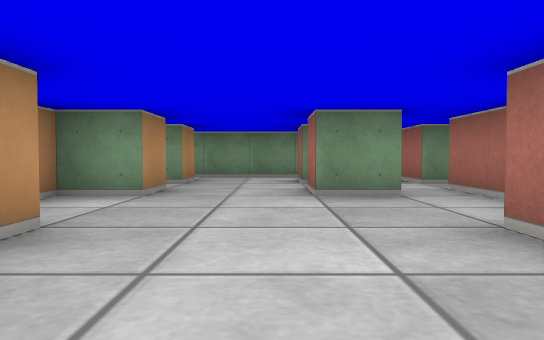
[1] (above)

18 first-person views from a walk through a cub3D level. The camera is about half as high as the walls, tilts 2° down and sees 70° across. The floor is counted in squares. Each view is taken from the middle of a square. On the plan, view 1 faces up. The plan holds only what a view shows up to about 9 squares ahead; the rest is blank.

[2]
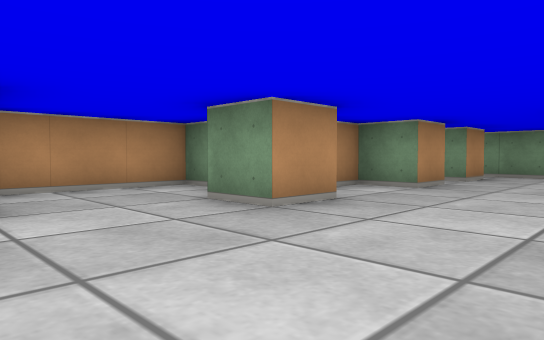

[3]
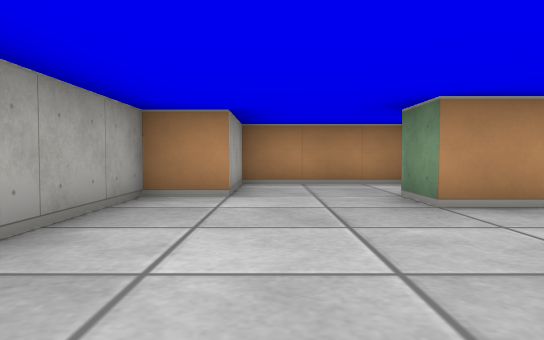

[4]
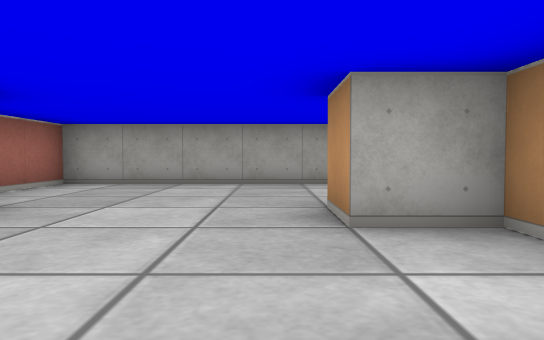

[5]
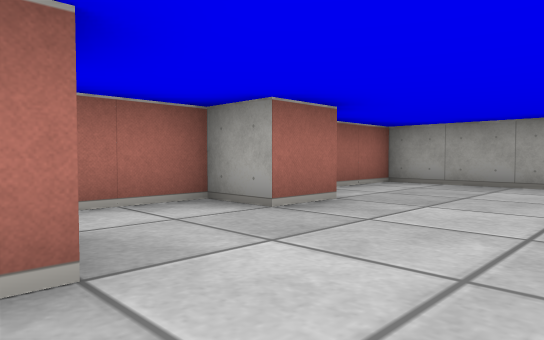

[6]
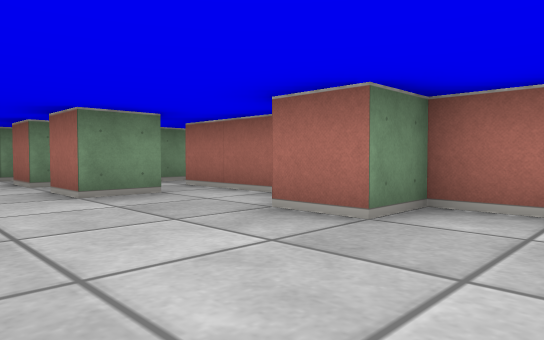

[7]
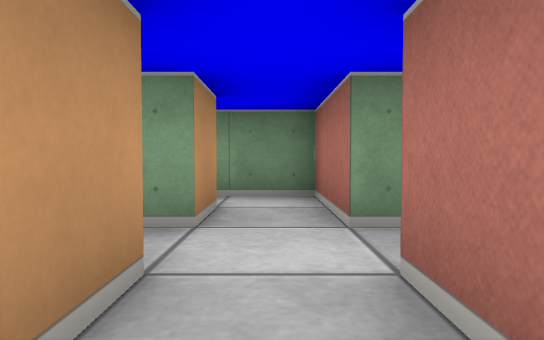

[8]
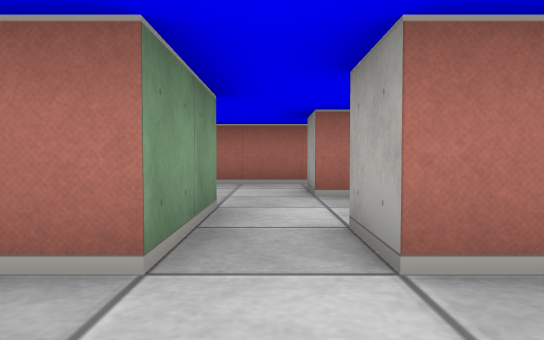

[9]
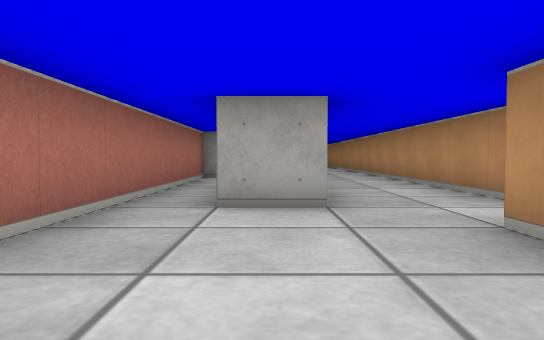

[10]
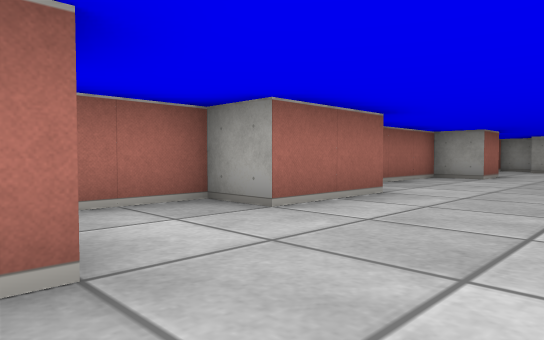

[11]
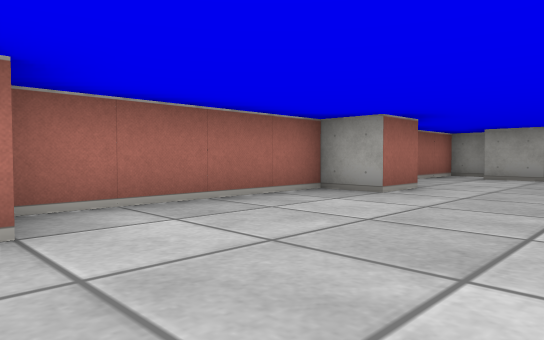

[12]
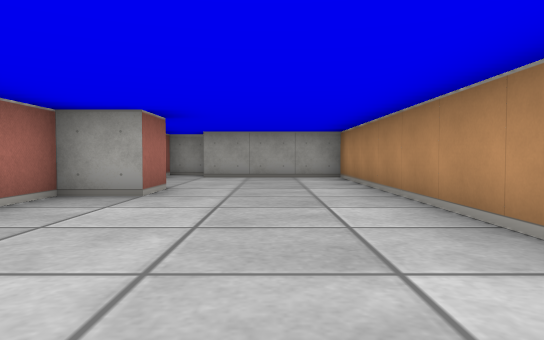

[13]
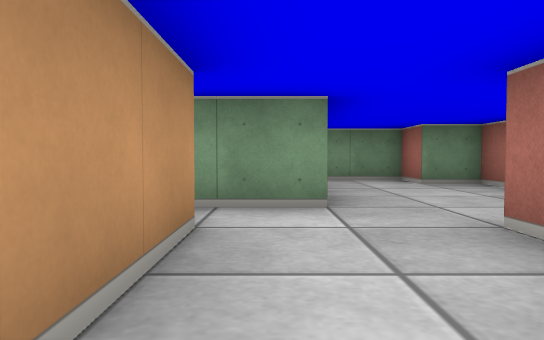

[14]
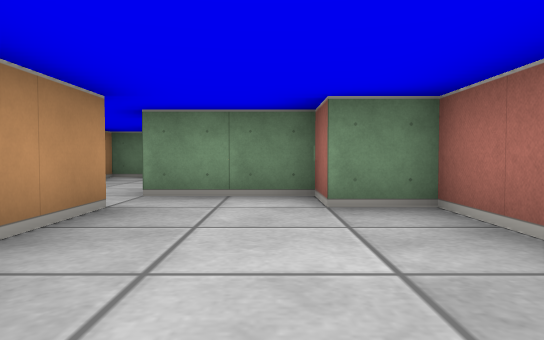

[15]
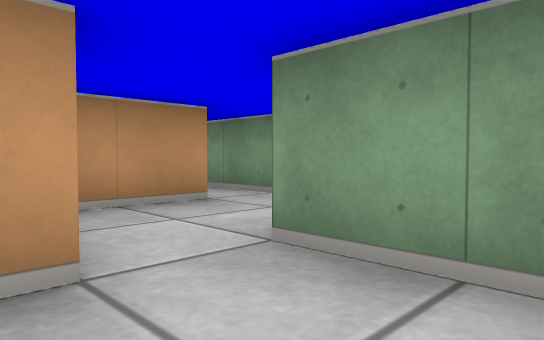

[16]
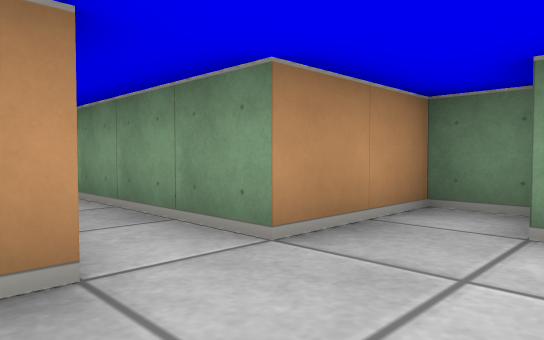

[17]
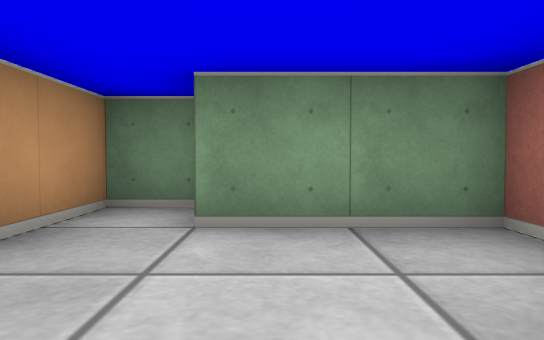

[18]
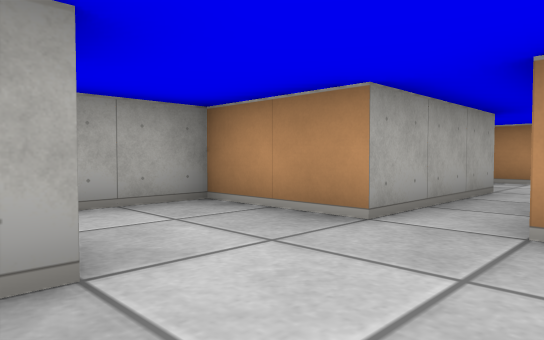

### Floor plan
Ten units are one square. View 1 is at (0, 0); x grows to the right and y downward. Boxes are objects, and circles mark ways between rooms. Rooms are numbered by the first view taken in them; rooms with no view inside come last. Other rooms are left out.
<svg viewBox="-50 -150 130 260">
<path fill="none" stroke="#000" d="M-15 -55 -15 -45 -25 -45 -25 -25 -15 -25 -15 -15 -25 -15M15 -55 15 -45 5 -45 5 -55M-39 -25 -45 -25 -45 5 -25 5 -25 15 25 15 25 -15 15 -15 15 -25 25 -25 25 -55M25 -65 25 -85 -19 -85M15 -75 15 -65 5 -65 5 -75M-15 -76 -15 -65 -20 -65M65 16 65 -5 75 -5 75 -95 65 -95 65 -105 45 -105M35 31 35 95 65 95M55 -50 55 -55 65 -55M25 -55 35 -55 35 0M65 65 65 55 75 55 75 16M45 -96 45 -65 25 -65M75 102 75 86M68 105 72 105M25 -115 25 -95 39 -95M34 -145 25 -145 25 -125 -5 -125M56 -135 35 -135M-6 -115 25 -115"/>
<circle cx="30" cy="-60" r="3" fill="#2a7"/>
<circle cx="35" cy="-110" r="3" fill="#2a7"/>
<text x="0" y="-30">1</text>
<text x="50" y="0">2</text>
<text x="30" y="-130">3</text>
</svg>
Room 1 opens to room 2. Room 2 opens to room 3.

Where each view was taken, in squares from view 1:
view 1: 0 up, 0 right, facing up
view 2: 1 down, 1 right, facing up-left
view 3: 0 up, 2 right, facing left
view 4: 5 up, 1 left, facing down
view 5: 5 up, 1 left, facing down-right
view 6: 0 up, 1 left, facing up-right
view 7: 4 up, 2 right, facing up
view 8: 6 up, 1 right, facing right
view 9: 9 up, 6 right, facing down
view 10: 3 up, 4 right, facing down-right
view 11: 1 down, 4 right, facing down-right
view 12: 1 down, 5 right, facing down
view 13: 3 up, 4 right, facing up
view 14: 6 up, 6 right, facing up
view 15: 9 up, 6 right, facing up-left
view 16: 11 up, 4 right, facing up-left
view 17: 11 up, 4 right, facing up
view 18: 13 up, 5 right, facing down-left
